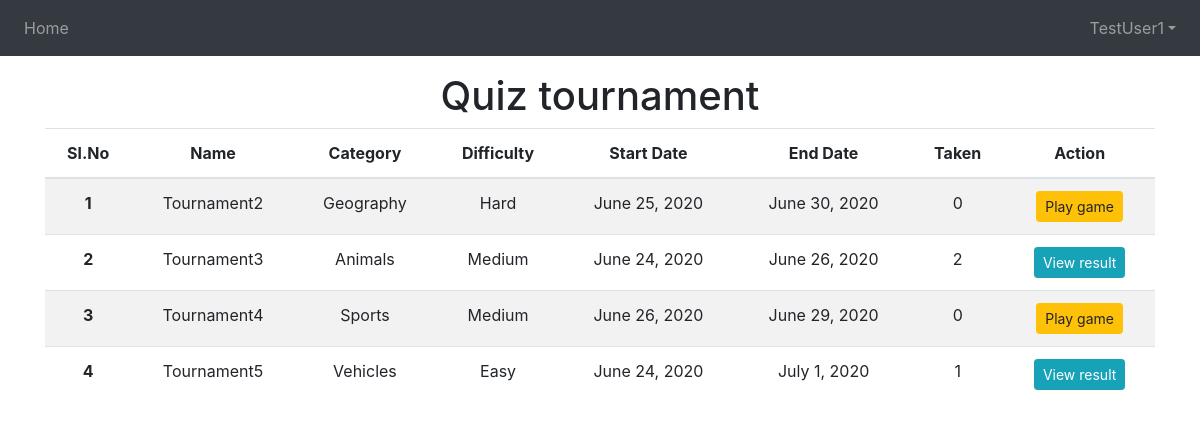
Screenshot of /tournaments (signed in) with the database file from the repository.
### quiz/models.py (models this page shows, shortened)
class User(AbstractUser):
  interests = models.ManyToManyField(Category, blank=True, related_name='interested_players')

class Tournament(models.Model):
    DIFFICULTY_CHOICES = [
    ('easy', 'Easy'),
    ('medium', 'Medium'),
    ('hard', 'Hard'),
    ]
    name = models.CharField(max_length=50)
    difficulty = models.CharField(max_length=6, choices=DIFFICULTY_CHOICES)
    category = models.ForeignKey(Category, on_delete=models.CASCADE)
    start_date = models.DateField()
    end_date = models.DateField()
    questions = models.TextField()
    @property
    def total_taken(self):
        return len(UserTournament.objects.filter(tournament_id=self.id))
    @property
    def taken_by(self):
        return [t.user_id for t in self.tournaments.all()]

class Category(models.Model):
    category = models.CharField(max_length=50)
    key = models.IntegerField()
    def __str__(self):
        return self.category

### quiz/views.py (the view)
# urls.py: path('tournaments', views.tournaments, name='tournaments'),
def tournaments(request):
    tournaments = Tournament.objects.all()
    categories = Category.objects.all()
    return render(request, 'quiz/tournaments.html', {'tournaments':tournaments, 'categories':categories})

### quiz/templates/quiz/tournaments.html (shortened to what this page needs)
{% extends 'quiz/base.html' %}
{% block content %}
<div>
    <table class="table table-striped">
        <thead class="text-center">
            <tr>
                <th scope="col">Sl.No</th>
                <th scope="col">Name</th>
                <th scope="col">Category</th>
                <th scope="col">Difficulty</th>
                <th scope="col">Start Date</th>
                <th scope="col">End Date</th>
                <th scope="col">Taken</th>
                {% if user.is_authenticated %}
                <th scope="col">Action</th>
                {% endif %}
            </tr>
        </thead>
        <tbody class="text-center">
            {% for tournament in tournaments %}
            <tr>
                <th scope="row">{{ forloop.counter }}</th>
                <td>{{ tournament.name }}</td>
                <td>{{ tournament.category }}</td>
                <td>{{ tournament.get_difficulty_display }}</td>
                <td>{{ tournament.start_date }}</td>
                <td>{{ tournament.end_date }}</td>
                <td>{{tournament.total_taken}}</td>
                {% if user.is_authenticated and user.is_staff %}
                <td>
                    <button type="button" data-questions="{{tournament.quiz_questions}}" class="btn btn-sm btn-info showQuestions" >View Questions</button>
                    <a href="#" role="button" class="btn btn-sm btn-danger deleteTournament"
                        data-name="{{ tournament.name }}" data-id="{{ tournament.id }}">Delete</a>
                </td>
                {% else %}
                {% if user.id in tournament.taken_by %}</td>
                <td>
                    <a href="/results/{{ tournament.id }}" role="button" class="btn btn-sm btn-info">View result</a>
                </td>
                {% else %}
                {% if user.is_authenticated %}
                <td>
                    <a href="/quiz/{{ tournament.id }}" role="button" class="btn btn-sm btn-warning">Play game</a>
                </td>
                {% endif %}
                {% endif %}
                {% endif %}
            </tr>
            {% endfor %}
        </tbody>
    </table>
</div>
{% endblock %}

### quiz/templates/quiz/base.html (shortened to what this page needs)
<!DOCTYPE html>
{% load static %}
<html lang="en">
<head>
    <link rel="stylesheet" href="https://stackpath.bootstrapcdn.com/bootstrap/4.4.1/css/bootstrap.min.css"
>
</head>
<body>
    <nav class="navbar navbar-expand-lg navbar-dark bg-dark capitalise">
        <div class="collapse navbar-collapse" id="navbarNavDropdown">
            <ul class="navbar-nav mr-auto">
                <li class="nav-item {% if page == 'dashboard' %} active {% endif %}">
                    <a class="nav-link" href="/">Home<span class="sr-only">(current)</span></a>
                </li>
            </ul>
            <ul class="navbar-nav ml-auto">
                {% if user.is_authenticated %}
                <li class="nav-item dropdown">
                  <a class="nav-link dropdown-toggle" href="#" id="navbarDropdown" role="button" data-toggle="dropdown" aria-haspopup="true" aria-expanded="false">{{ user.username }}</a>
                </li>
                {% else %}
                <li class="nav-item">
                    <a class="nav-link" href="/login">Login</a>
                  </li>
            {% endif %}
              </ul>
        </div>
    </nav>
    <div class="page-header text-center">
        <h1>Quiz tournament</h1>
    </div>
    <div class="content container">
        <div class="row">
            <div class="col-md-12">
                {% block content %}
                {% endblock %}
            </div>
        </div>
    </div>
</body>
</html>

### rows the page displays
User: username "TestUser1"
Tournament: name "Tournament2", category "Geography", difficulty "Hard", start_date "June 25, 2020", end_date "June 30, 2020", total_taken "0"
Tournament: name "Tournament3", category "Animals", difficulty "Medium", start_date "June 24, 2020", end_date "June 26, 2020", total_taken "2"
Tournament: name "Tournament4", category "Sports", difficulty "Medium", start_date "June 26, 2020", end_date "June 29, 2020", total_taken "0"
Tournament: name "Tournament5", category "Vehicles", difficulty "Easy", start_date "June 24, 2020", end_date "July 1, 2020", total_taken "1"
